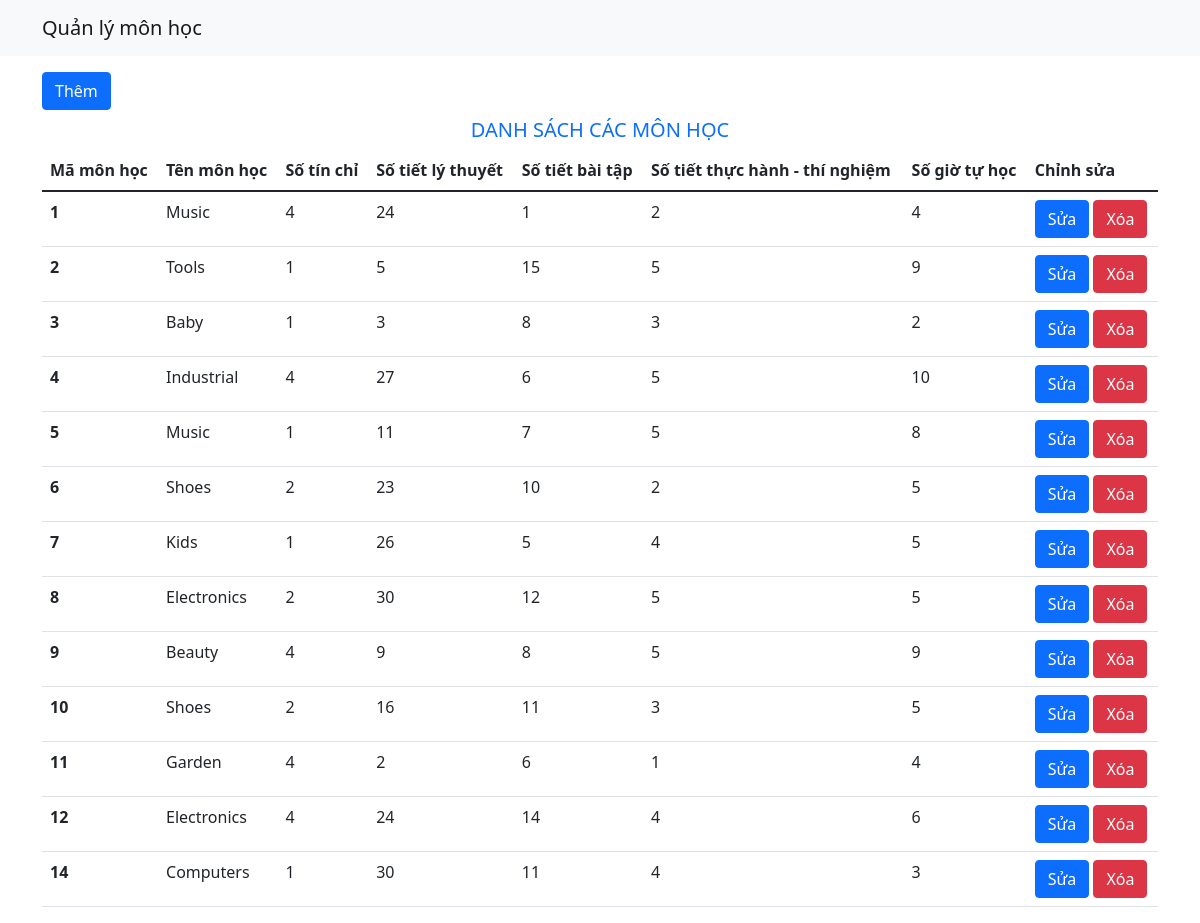
The page / on the database its author committed.
### tables this page shows
CREATE TABLE `monhoc` (
  `mamh` int(11) NOT NULL,
  `ten_mh` varchar(50) DEFAULT NULL,
  `sotinchi` int(3) DEFAULT NULL,
  `sotiet_lt` int(3) DEFAULT NULL,
  `sotiet_bt` int(3) DEFAULT NULL,
  `sotiet_thtn` int(3) DEFAULT NULL,
  `sogio_tuhoc` int(5) DEFAULT NULL
);

### controller/controller.php (called while the page is built, shortened)
<?php
    require_once 'model/model.php';
    class controller{
        function index(){
            $model = new model;
            $datas = $model->getAllMh();
            require_once('view/index.php');
        }
    }
?>

### index.php (called while the page is built, shortened)
<?php
    require_once "controller/controller.php";
    $object = new controller();
    $object -> $action();
?>

### model/model.php (called while the page is built, shortened)
<?php
    class model{
        public function connectDb(){
            $connection = mysqli_connect(DB_HOST, DB_USERNAME, DB_PASSWORD, DB_NAME);
            return $connection;
        }
        public function getAllMh(){
            $conn = $this->connectDb();
            $sql = "SELECT * FROM monhoc";
            $result = mysqli_query($conn,$sql);
            if(mysqli_num_rows($result) > 0){
                $arr_subj = mysqli_fetch_all($result, MYSQLI_ASSOC);
            }
            return $arr_subj;
        }
    }
?>

### view/index.php (the view)
<?php include('templates/header.php'); ?>
<div class="container">
        <div class ="mt-3">
            <a class="btn btn-primary" href="index.php?act=add">Thêm</a>
        </div>
        <h5 class="text-center text-primary mt-2">DANH SÁCH CÁC MÔN HỌC</h5>
        <table class="table">
            <thead>
                <tr>
                    <th scope="col">Mã môn học</th>
                    <th scope="col">Tên môn học</th>
                    <th scope="col">Số tín chỉ</th>
                    <th scope="col">Số tiết lý thuyết</th>
                    <th scope="col">Số tiết bài tập</th>
                    <th scope="col">Số tiết thực hành - thí nghiệm</th>
                    <th scope="col">Số giờ tự học</th>
                    <th scope="col">Chỉnh sửa</th>
                </tr>
            </thead>
            <tbody>
                <?php
                    foreach($datas as $data){
                ?>
                    <tr>
                        <th scope="row"><?php echo $data['mamh']; ?></th>
                        <td><?php echo $data['ten_mh']; ?></td>
                        <td><?php echo $data['sotinchi']; ?></td>
                        <td><?php echo $data['sotiet_lt']; ?></td>
                        <td><?php echo $data['sotiet_bt']; ?></td>
                        <td><?php echo $data['sotiet_thtn']; ?></td>
                        <td><?php echo $data['sogio_tuhoc']; ?></td>
                        <td>
                            <a href="index.php?act=edit&id=<?php echo $data['mamh']; ?>" class = "btn btn-primary">Sửa</a>
                            <a href="index.php?act=delete&id=<?php echo $data['mamh']; ?>" class = "btn btn-danger">Xóa</a>
                        </td>
                    </tr>
                <?php
                    }
                ?>
            </tbody>
            </table>
    </div>
<?php include('templates/footer.php'); ?>

### view/templates/header.php (shortened to what this page needs)
<!DOCTYPE html>
<html lang="en">
<head>
    <link href="https://cdn.jsdelivr.net/npm/bootstrap@5.1.3/dist/css/bootstrap.min.css" rel="stylesheet">
</head>
<body>
    <header>
        <nav class="navbar navbar-light bg-light">
            <div class="container">
              <a class="navbar-brand" href="#">Quản lý môn học</a>
            </div>
          </nav>
    </header>

### view/templates/footer.php (shortened to what this page needs)
</body>
</html>

### rows shown on the page
monhoc: mamh "1", ten_mh "Music", sotinchi "4", sotiet_lt "24", sotiet_bt "1", sotiet_thtn "2", sogio_tuhoc "4"
monhoc: mamh "2", ten_mh "Tools", sotinchi "1", sotiet_lt "5", sotiet_bt "15", sotiet_thtn "5", sogio_tuhoc "9"
monhoc: mamh "3", ten_mh "Baby", sotinchi "1", sotiet_lt "3", sotiet_bt "8", sotiet_thtn "3", sogio_tuhoc "2"
monhoc: mamh "4", ten_mh "Industrial", sotinchi "4", sotiet_lt "27", sotiet_bt "6", sotiet_thtn "5", sogio_tuhoc "10"
monhoc: mamh "5", ten_mh "Music", sotinchi "1", sotiet_lt "11", sotiet_bt "7", sotiet_thtn "5", sogio_tuhoc "8"
monhoc: mamh "6", ten_mh "Shoes", sotinchi "2", sotiet_lt "23", sotiet_bt "10", sotiet_thtn "2", sogio_tuhoc "5"
monhoc: mamh "7", ten_mh "Kids", sotinchi "1", sotiet_lt "26", sotiet_bt "5", sotiet_thtn "4", sogio_tuhoc "5"
monhoc: mamh "8", ten_mh "Electronics", sotinchi "2", sotiet_lt "30", sotiet_bt "12", sotiet_thtn "5", sogio_tuhoc "5"
monhoc: mamh "9", ten_mh "Beauty", sotinchi "4", sotiet_lt "9", sotiet_bt "8", sotiet_thtn "5", sogio_tuhoc "9"
monhoc: mamh "10", ten_mh "Shoes", sotinchi "2", sotiet_lt "16", sotiet_bt "11", sotiet_thtn "3", sogio_tuhoc "5"
monhoc: mamh "11", ten_mh "Garden", sotinchi "4", sotiet_lt "2", sotiet_bt "6", sotiet_thtn "1", sogio_tuhoc "4"
monhoc: mamh "12", ten_mh "Electronics", sotinchi "4", sotiet_lt "24", sotiet_bt "14", sotiet_thtn "4", sogio_tuhoc "6"
monhoc: mamh "14", ten_mh "Computers", sotinchi "1", sotiet_lt "30", sotiet_bt "11", sotiet_thtn "4", sogio_tuhoc "3"
